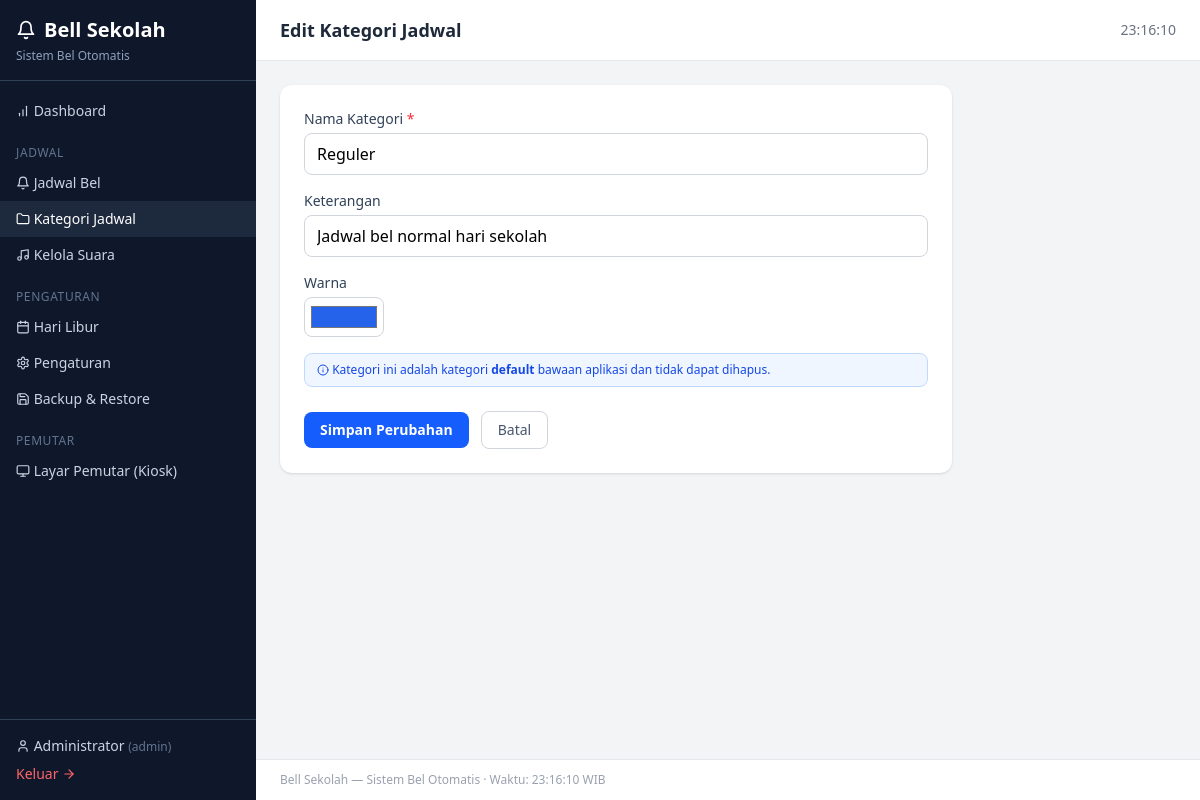
The app's page /admin/kategori/edit.php?id=1 (signed in) with its own data.
### tables this page shows
CREATE TABLE IF NOT EXISTS kategori_jadwal (
  id INT UNSIGNED NOT NULL AUTO_INCREMENT,
  nama VARCHAR(100) NOT NULL,
  keterangan VARCHAR(255) NOT NULL DEFAULT '',
  warna VARCHAR(20) NOT NULL DEFAULT '#2563eb',
  is_default TINYINT(1) NOT NULL DEFAULT 0,
  is_active TINYINT(1) NOT NULL DEFAULT 0,
  created_at TIMESTAMP NOT NULL DEFAULT CURRENT_TIMESTAMP,
  PRIMARY KEY (id),
  UNIQUE KEY uq_kategori_nama (nama)
);

### core/Database.php (called while the page is built, shortened)
<?php
class Database {
    private static $instance = null;
    private $connection;
    private function __construct() {
        $host = defined('DB_HOST') ? DB_HOST : '127.0.0.1';
        $port = defined('DB_PORT') ? (int) DB_PORT : 3306;
        if ($host === 'localhost') {
            $host = '127.0.0.1';
        }
        $connection = new mysqli($host, DB_USER, DB_PASS, DB_NAME, $port);
        $connection->query("SET time_zone = '+07:00'");
        $connection->set_charset("utf8mb4");
        $connection->options(MYSQLI_OPT_CONNECT_TIMEOUT, 10);
        $this->connection = $connection;
    }
    public static function getInstance() {
        if (self::$instance === null) {
            self::$instance = new self();
        }
        return self::$instance;
    }
    public function getConnection() {
        return $this->connection;
    }
}
function db() {
    return Database::getInstance();
}
function conn() {
    return db()->getConnection();
}

### core/helpers.php (called while the page is built, shortened)
<?php
function e($value) {
    return htmlspecialchars((string) $value, ENT_QUOTES, 'UTF-8');
}

### admin/kategori/edit.php (the view, shortened to what this page needs)
<?php
$id = (int) ($_GET['id'] ?? 0);
$stmt = conn()->prepare("SELECT id, nama, keterangan, warna, is_default, is_active FROM kategori_jadwal WHERE id = ?");
$stmt->bind_param('i', $id);
$stmt->execute();
$kategori = $stmt->get_result()->fetch_assoc();
require_once __DIR__ . '/../../views/layout.php';
?>
<div class="max-w-2xl">
    <div class="rounded-xl bg-white p-6 shadow">
        <form method="post" action="process.php" class="space-y-4">
            <div>
                <label for="nama" class="mb-1 block text-sm font-medium text-slate-700">Nama Kategori <span class="text-red-500">*</span></label>
                <input type="text" id="nama" name="nama" required maxlength="100" value="<?= e($kategori['nama']) ?>"
                       class="w-full rounded-lg border border-gray-300 px-3 py-2 outline-none focus:border-blue-400 focus:ring-2 focus:ring-blue-400">
            </div>
            <div>
                <label for="keterangan" class="mb-1 block text-sm font-medium text-slate-700">Keterangan</label>
                <input type="text" id="keterangan" name="keterangan" maxlength="255" value="<?= e($kategori['keterangan']) ?>"
                       class="w-full rounded-lg border border-gray-300 px-3 py-2 outline-none focus:border-blue-400 focus:ring-2 focus:ring-blue-400">
            </div>
            <div>
                <label for="warna" class="mb-1 block text-sm font-medium text-slate-700">Warna</label>
                <input type="color" id="warna" name="warna" value="<?= e($kategori['warna']) ?>"
                       class="h-10 w-20 cursor-pointer rounded-lg border border-gray-300 bg-white p-1">
            </div>
            <?php if ((int) $kategori['is_default'] === 1): ?>
                <p class="rounded-lg border border-blue-200 bg-blue-50 px-3 py-2 text-xs text-blue-700">
                    Kategori ini adalah kategori <b>default</b> bawaan aplikasi dan tidak dapat dihapus.
                </p>
            <?php endif; ?>
            <div class="flex items-center gap-3 pt-2">
                <button type="submit" class="rounded-lg bg-blue-600 px-4 py-2 text-sm font-semibold text-white transition hover:bg-blue-700">
                    Simpan Perubahan
                </button>
                <a href="index.php" class="rounded-lg border border-gray-300 px-4 py-2 text-sm font-medium text-slate-600 transition hover:bg-gray-100">
                    Batal
                </a>
            </div>
        </form>
    </div>
</div>
<?php require_once __DIR__ . '/../../views/footer.php'; ?>

### assets/css/app.css (style rules this page uses)
:root { --warna-primary:#2563eb;--warna-secondary:#0891b2 }

### records on screen
kategori_jadwal: nama "Reguler", keterangan "Jadwal bel normal hari sekolah", warna "#2563eb"

### other values on screen
$userAktif['nama_lengkap'] ?: $userAktif['username'] "Administrator"
$userAktif['role'] "admin"
$judul "Edit Kategori Jadwal"
